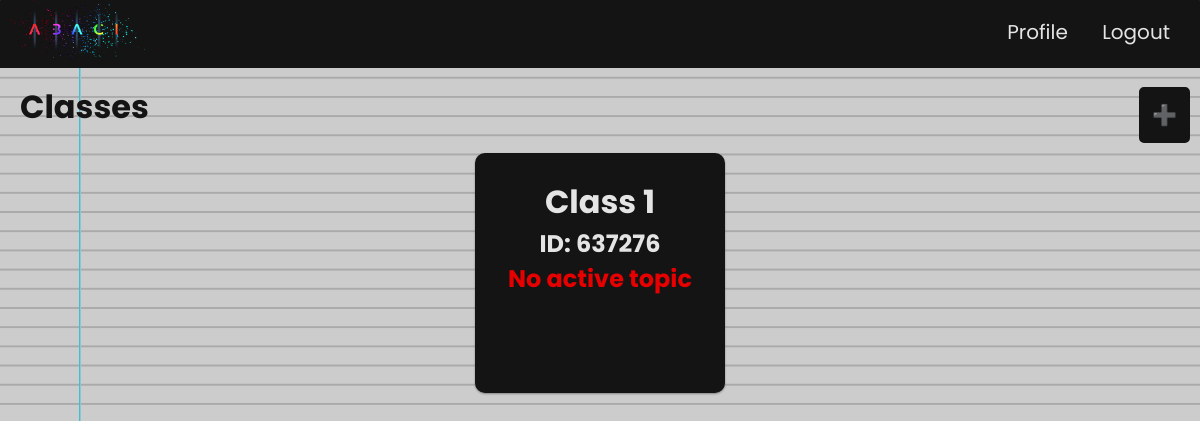
Screenshot of /portal/ (signed in) with the database file from the repository.
### portal/models.py (models this page shows, shortened)
class clss(models.Model):
    ID = models.PositiveIntegerField(primary_key=True, editable=False, validators=[MinValueValidator(111111), MaxValueValidator(999999)])
    name = models.CharField(max_length=10)
    teacher = models.ForeignKey(User, on_delete=models.CASCADE)

### portal/views.py (the view)
# urls.py: path('', views.ClssListView.as_view(), name='teacher-portal'), # view classes url
class ClssListView(LoginRequiredMixin, ListView):
    template_name = 'teacher/portal.html'
    context_object_name = 'classes'
    ordering = ['name']
    def get_queryset(self):
        classes = clss.objects.filter(teacher=self.request.user) # #only pass in classes owned by logged in teacher
        for clas in classes:
            added = False
            for t in topic.objects.filter(Clss=clas):
                if t.live == True:
                    clss.label = f'<h2 id="topic" style="color:#4CBB17">{t}</h2>' # add active topic to list
                    added = True
            if not added:
                clas.label = '''<h2 id="topic" style="color:#E60000">No active topic</h2>''' # if no active topic
        return classes

### portal/templates/teacher/portal.html (shortened to what this page needs)
{% load static %}
<!DOCTYPE html>
<html>
<head>
    <link rel="stylesheet" type="text/css" href="{% static 'css/inside.css' %}">
    <link rel="stylesheet" type="text/css" href="{% static 'css/outside.css' %}">
</head>
<body>
    <div class="complete-container" id="infocontainer">
        <nav id='nav'>
            <a href="{% url 'teacher-portal' %}">
                <img src="{% static 'images/Abaci_logo.png' %}" alt="Abaci" width=150 height=60></img>
            </a>
            <div id="nav-links">
                <a href="{% url 'profile' %}">Profile</a>
                <a href="{% url 'logout' %}">Logout</a>
            </div>
        </nav>
        <a id="actiongood" href="{% url 'clss-create' %}">➕</a>
        <h1 class="h1lonetitle" id="h1portal">Classes</h1>
        <div id="columns-portal">
            {% for clss in classes %}
                <div class="class-container" onclick="location.href='{% url 'clss-detail' clss.ID %}'" style="width: 200px; height: 200px;">
                    <h1>{{ clss.name }}</h1>
                    <h2>ID: {{ clss.ID }}</h2>
                    {{ clss.label|safe }}
                </div>
            {% endfor %}
        </div>
    </div>
</body>
</html>

### static/css/inside.css (style rules this page uses)
* { margin: 0; padding: 0; color:rgb(228, 228, 228); font-family: "Poppins", sans-serif; }
.h1lonetitle { color: rgb(20, 20, 20); margin-left: 20px; }
#h1portal { margin-top: 15px; }
#nav { background-color: rgb(20, 20, 20); border-color: green; border-bottom: 5px; border-width: 5px; border-radius: 0.5px; }
#nav-links { float: right; height: inherit; margin:none; padding: 17px 0px; width: 50%; text-align: right; }
a { text-decoration: none; font-size: 20px; padding-right: 5%; }
#actiongood { -webkit-touch-callout: none; -webkit-user-select: none; -khtml-user-select: none; -moz-user-select: none; -ms-user-select: none; user-select: none; cursor: pointer; background-color: rgb(20, 20, 20); border-radius: 5px; float: right; margin: 5%; margin-right:10px; margin-top: 19px; margin-bottom:10px; padding: 10px; border-color: rgb(20, 20, 20); border-style: solid; border-width: medium; text-decoration: none; }
.class-container { cursor: pointer; display: inline-block; background-color: rgb(20, 20, 20); border: 10px solid #141414; box-shadow: 0 1px 2px rgba(34, 25, 25, 0.4); margin: 0 2px 15px; -webkit-column-break-inside: avoid; -moz-column-break-inside: avoid; column-break-inside: avoid; padding: 15px; padding-bottom: 5px; opacity: 1; border-radius: 10px; -webkit-transition: all .2s ease; -moz-transition: all .2s ease; -o-transition: all .2s ease; transition: all .2s ease; }
#columns, #columns-portal { -webkit-column-count: 3; -webkit-column-gap: 10px; -webkit-column-fill: auto; -moz-column-count: 3; -moz-column-gap: 10px; -moz-column-fill: auto; column-count: 3; column-gap: 15px; column-fill: auto; width: 100%; text-align: center; }
@media (min-width: 500px) { #columns-portal { -webkit-column-count: 1; -moz-column-count: 1; column-count: 1; } }

### static/css/outside.css (style rules this page uses)
* { margin: 0; padding: 0; color:rgb(228, 228, 228); font-family: "Poppins", sans-serif; }
body { background-color:rgb(20,20,20); }
#infocontainer { background-color: #ccc; background-image: linear-gradient(90deg, transparent 79px, #24b6cf 79px, #abced4 81px, transparent 81px), linear-gradient(#aaa .1em, transparent .1em); background-size: 100% 1.2em; min-height: 100%; width:100%; position: absolute; top:0px; border:0px; }

### rows the page displays
clss: name "Class 1", ID "637276", label "No active topic"
